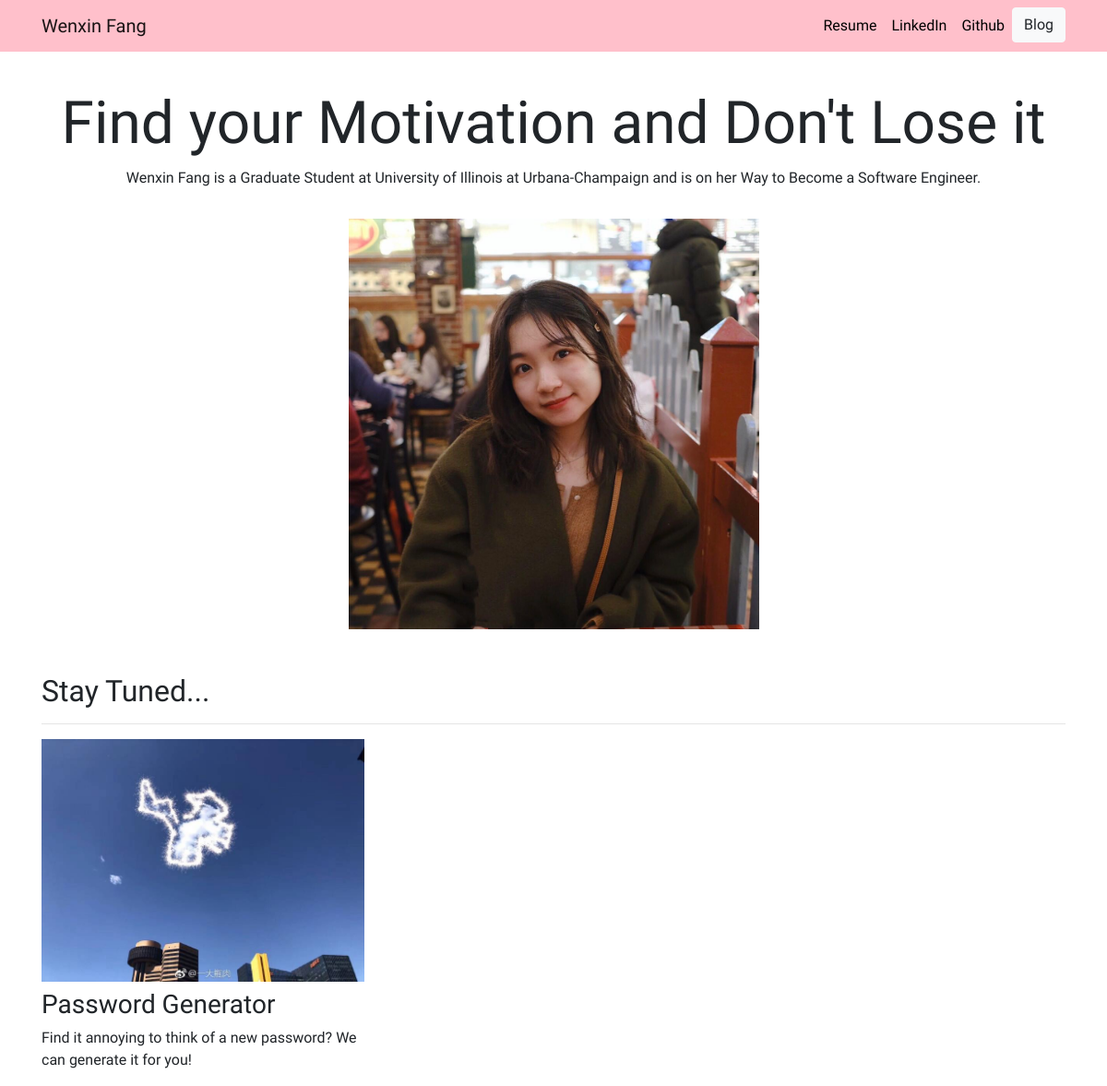
The page / on the database its author committed.
### portfolio/models.py (models this page shows, shortened)
class Project(models.Model): #set databse attributs
    title = models.CharField(max_length = 100)
    description = models.CharField(max_length = 250)
    image = models.ImageField(upload_to = 'portfolio/images/')
    url = models.URLField(blank = True) #url is optional

### portfolio/views.py (the view)
# urls.py: 2. Add a URL to urlpatterns:  path('', views.home, name='home')
def home(request):
    projects = Project.objects.all()
    return render(request, 'portfolio/home.html',{'projects':projects}) #passing the database object into the template

### portfolio/templates/portfolio/home.html
{% extends 'portfolio/base.html' %}
{% load static %}
{% block content %}
<br>
<div class="row justify-content-center my-3">
  <div class="col-md-12 text-center">
    <h1 id="hometext">Find your Motivation and Don't Lose it</h1>
    <p>Wenxin Fang is a Graduate Student at University of Illinois at Urbana-Champaign and is on her Way to Become a Software Engineer.</p>
  </div>
</div>
<div class="row justify-content-center my-3">
  <div class="col-5">
    <img src="{% static 'portfolio/mypic1.jpeg' %}" class="img-fluid">
  </div>
</div>
<h2 class="mt-5">Stay Tuned...</h2>
<hr>
<div class="row">
   {% for project in projects %}
   <div class="col-lg-4 col-md-6">
    {% if project.url %}
     <a href="{{ project.url }}">
       <img src="{{ project.image.url }}" class="img-fluid mb-2">
     </a>
     {% else %}
     <img src="{{ project.image.url }}" class="img-fluid mb-2">
     {% endif %}
     <h3>{{ project.title }}</h3>
     <p>{{ project.description }}</p>
   </div>
   {% endfor %}
 </div>
{% endblock %}

### portfolio/templates/portfolio/base.html (shortened to what this page needs)
{% load static %}
<!doctype html>
<html lang="en">
<head>
  <link rel="stylesheet" href="https://stackpath.bootstrapcdn.com/bootstrap/4.4.1/css/bootstrap.min.css">
  <link rel="stylesheet" href="{% static "portfolio/custom.css" %}">
</head>
<body>
  <nav id="topNav" class="navbar navbar-expand-md navbar-light" style="background-color: #ffc0cb;">
    <div class="container">
      <a class="navbar-brand" href="{% url 'home' %}">
        <span>Wenxin Fang</span>
      </a>
      <div class="collapse navbar-collapse text-center" id = "navbarNav">
        <ul class="navbar-nav ml-auto">
          <li class="nav-item">
            <a class="nav-link" href="{% static "portfolio/resume.pdf" %}">Resume</a>
          </li>
          <li class="nav-item">
            <a class="nav-link" href="https://www.linkedin.com/in/wenxin-fang/" target="_blank">LinkedIn</a>
          </li>
          <li class="nav-item">
            <a class="nav-link" href="https://github.com/wenxinfang5252" target="_blank">Github</a>
          </li>
          <li>
            <a role="button" href="{% url 'blog:all_blogs' %}" class="btn btn-light">Blog</a>
          </li>
        </ul>
      </div>
    </div>
  </nav>
  <div class="container">
    {% block content %}{% endblock %}
  </div>
</body>
</html>

### portfolio/static/portfolio/custom.css (style rules this page uses)
.navbar-nav .nav-link { color: rgba(0,0,0,1) !important; }
h1 { font-family: 'Baloo Chettan 2', cursive; }
body { font-family: 'Baloo Chettan 2', cursive; }
@media (min-width: 992px) { #hometext { font-size: 4rem; } }
img { vertical-align: :middle }

### rows shown on the page
Project: image (picture), title "Password Generator", description "Find it annoying to think of a new password? We can generate it for you!"
